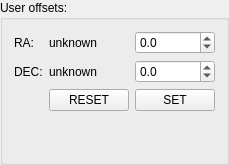
     <widget class="QGroupBox" name="groupBox_5">
      <property name="sizePolicy">
       <sizepolicy hsizetype="Preferred" vsizetype="Preferred">
        <horstretch>0</horstretch>
        <verstretch>0</verstretch>
       </sizepolicy>
      </property>
      <property name="title">
       <string>User offsets:</string>
      </property>
      <layout class="QGridLayout" name="gridLayout_7">
       <item row="2" column="0">
        <widget class="QLabel" name="label_20">
         <property name="text">
          <string>DEC:</string>
         </property>
        </widget>
       </item>
       <item row="2" column="1">
        <widget class="QLabel" name="user_offsets_dec_LB">
         <property name="text">
          <string>unknown</string>
         </property>
        </widget>
       </item>
       <item row="0" column="0">
        <widget class="QLabel" name="label_3">
         <property name="text">
          <string>RA:</string>
         </property>
        </widget>
       </item>
       <item row="0" column="1">
        <widget class="QLabel" name="user_offsets_ra_LB">
         <property name="text">
          <string>unknown</string>
         </property>
        </widget>
       </item>
       <item row="0" column="2">
        <widget class="QDoubleSpinBox" name="user_offsets_ra_DSB">
         <property name="decimals">
          <number>1</number>
         </property>
         <property name="minimum">
          <double>-120.000000000000000</double>
         </property>
         <property name="maximum">
          <double>120.000000000000000</double>
         </property>
         <property name="singleStep">
          <double>0.100000000000000</double>
         </property>
        </widget>
       </item>
       <item row="2" column="2">
        <widget class="QDoubleSpinBox" name="user_offsets_dec_DSB">
         <property name="decimals">
          <number>1</number>
         </property>
         <property name="minimum">
          <double>-120.000000000000000</double>
         </property>
         <property name="maximum">
          <double>120.000000000000000</double>
         </property>
         <property name="singleStep">
          <double>0.100000000000000</double>
         </property>
        </widget>
       </item>
       <item row="3" column="2">
        <widget class="QPushButton" name="user_offsets_absolute_BT">
         <property name="text">
          <string>SET</string>
         </property>
        </widget>
       </item>
       <item row="4" column="2">
        <spacer name="verticalSpacer_2">
         <property name="orientation">
          <enum>Qt::Vertical</enum>
         </property>
         <property name="sizeHint" stdset="0">
          <size>
           <width>20</width>
           <height>40</height>
          </size>
         </property>
        </spacer>
       </item>
       <item row="3" column="1">
        <widget class="QPushButton" name="user_offsets_reset_BT">
         <property name="text">
          <string>RESET</string>
         </property>
        </widget>
       </item>
      </layout>
     </widget>
